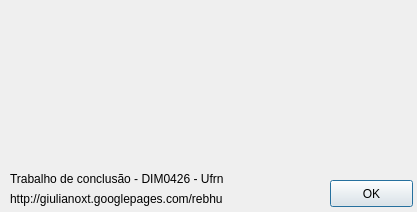
<ui version="4.0" >
 <class>rebhuAbout</class>
 <widget class="QDialog" name="rebhuAbout" >
  <property name="geometry" >
   <rect>
    <x>0</x>
    <y>0</y>
    <width>417</width>
    <height>212</height>
   </rect>
  </property>
  <property name="windowTitle" >
   <string>Rebhu 0.5 - About</string>
  </property>
  <property name="windowIcon" >
   <iconset/>
  </property>
  <widget class="QPushButton" name="pushButton" >
   <property name="geometry" >
    <rect>
     <x>330</x>
     <y>180</y>
     <width>83</width>
     <height>27</height>
    </rect>
   </property>
   <property name="text" >
    <string>OK</string>
   </property>
  </widget>
  <widget class="QLabel" name="label" >
   <property name="geometry" >
    <rect>
     <x>10</x>
     <y>10</y>
     <width>400</width>
     <height>150</height>
    </rect>
   </property>
   <property name="text" >
    <string/>
   </property>
   <property name="pixmap" >
    <pixmap resource="../Icons/resources.qrc" >:/toolbar/splash.jpg</pixmap>
   </property>
  </widget>
  <widget class="QLabel" name="label_2" >
   <property name="geometry" >
    <rect>
     <x>10</x>
     <y>170</y>
     <width>251</width>
     <height>18</height>
    </rect>
   </property>
   <property name="text" >
    <string>Trabalho de conclusão - DIM0426 - Ufrn</string>
   </property>
  </widget>
  <widget class="QLabel" name="label_3" >
   <property name="geometry" >
    <rect>
     <x>10</x>
     <y>190</y>
     <width>291</width>
     <height>18</height>
    </rect>
   </property>
   <property name="text" >
    <string>http://giulianoxt.googlepages.com/rebhu</string>
   </property>
   <property name="textFormat" >
    <enum>Qt::AutoText</enum>
   </property>
   <property name="openExternalLinks" >
    <bool>true</bool>
   </property>
   <property name="textInteractionFlags" >
    <set>Qt::LinksAccessibleByMouse|Qt::NoTextInteraction|Qt::TextSelectableByKeyboard|Qt::TextSelectableByMouse</set>
   </property>
  </widget>
 </widget>
 <resources>
  <include location="../Icons/resources.qrc" />
 </resources>
 <connections>
  <connection>
   <sender>pushButton</sender>
   <signal>clicked()</signal>
   <receiver>rebhuAbout</receiver>
   <slot>reject()</slot>
   <hints>
    <hint type="sourcelabel" >
     <x>340</x>
     <y>185</y>
    </hint>
    <hint type="destinationlabel" >
     <x>294</x>
     <y>179</y>
    </hint>
   </hints>
  </connection>
 </connections>
</ui>
